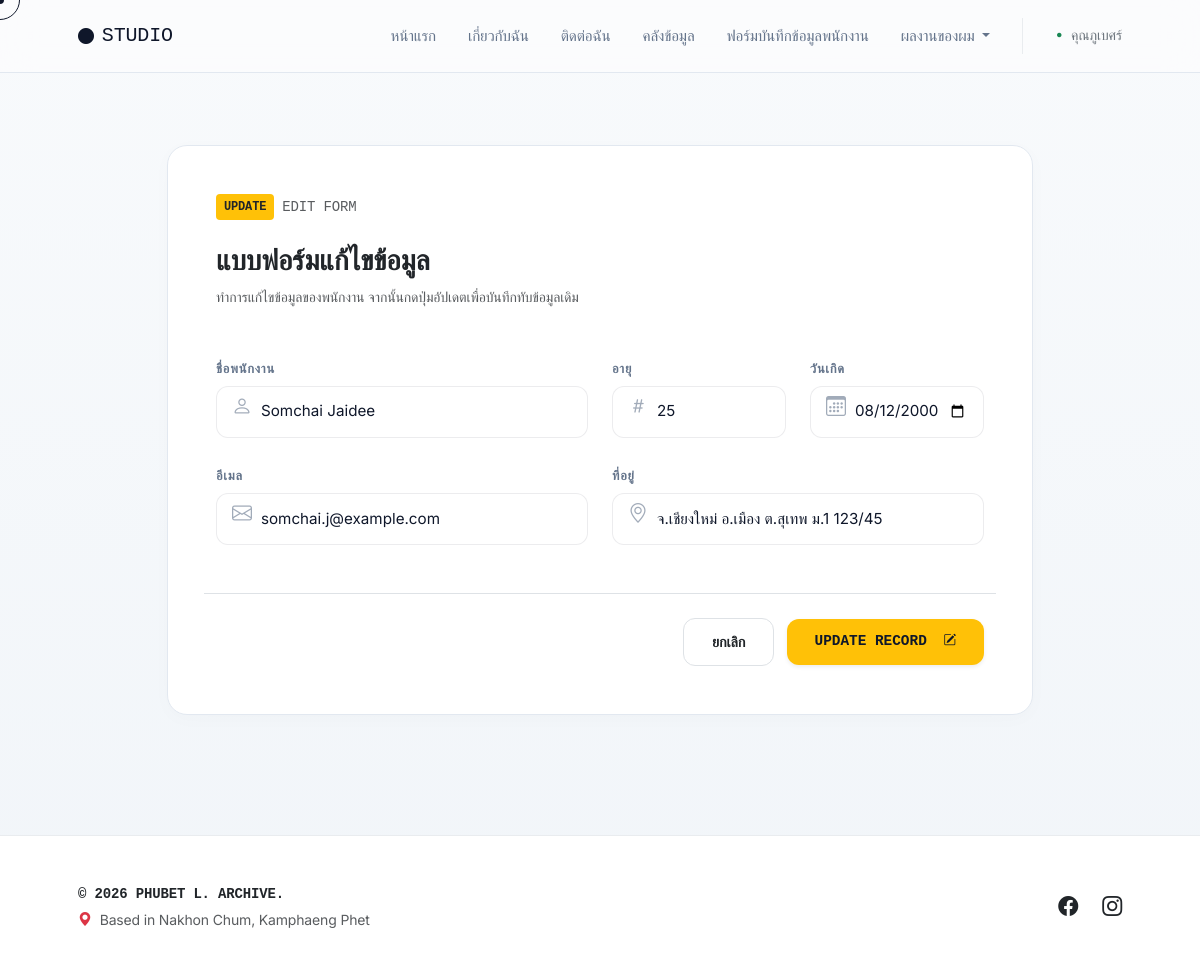
Page /edit/2/ on the committed database.
### myapp/models.py (models this page shows, shortened)
class Person(models.Model):
    name = models.CharField(max_length=100)
    age = models.IntegerField()
    date_of_birth = models.DateField()
    address = models.CharField(max_length=200)
    email = models.EmailField()

### myapp/views.py (the view, shortened to what this page needs)
# urls.py: path('edit/<int:person_id>/', views.edit, name='edit'),
def edit(request, person_id):
    person = Person.objects.get(id=person_id)
    return render(request, "edit.html", {"person": person})

### myapp/templates/edit.html (shortened to what this page needs)
{% extends 'basetemplate.html' %}
{% load static %}
{% block content %}
<div class="container px-4 px-lg-5 my-5 py-4">
    <div class="row g-4 justify-content-center">
        <div class="col-lg-10" data-aos="fade-up">
            <div class="card-minimal p-4 p-md-5">
                <div class="d-flex align-items-center gap-2 mb-4">
                    <span class="bg-warning text-dark fw-bold font-monospace px-2 py-1 rounded-1" style="font-size: 0.75rem;">UPDATE</span>
                    <span class="text-muted small font-monospace">EDIT FORM</span>
                </div>
                <h3 class="fw-bold tracking-tight text-dark mb-2">แบบฟอร์มแก้ไขข้อมูล</h3>
                <p class="text-muted small mb-5">ทำการแก้ไขข้อมูลของพนักงาน จากนั้นกดปุ่มอัปเดตเพื่อบันทึกทับข้อมูลเดิม</p>
                <form method="POST" class="form-minimal">
                    <div class="row g-4">
                        <div class="col-md-6">
                            <div class="form-group">
                                <label class="mb-2">ชื่อพนักงาน</label>
                                <input type="text" name="name" value="{{person.name}}" class="form-control cursor-hover" required>
                                <i class="bi bi-person input-icon fs-5"></i>
                            </div>
                        </div>
                        <div class="col-md-3">
                            <div class="form-group">
                                <label class="mb-2">อายุ</label>
                                <input type="number" name="age" value="{{person.age}}" class="form-control cursor-hover" required>
                                <i class="bi bi-hash input-icon fs-5"></i>
                            </div>
                        </div>
                        <div class="col-md-3">
                            <div class="form-group">
                                <label class="mb-2">วันเกิด</label>
                                <input type="date" name="date_of_birth" value="{{person.date_of_birth|date:'Y-m-d'}}" class="form-control cursor-hover" required>
                                <i class="bi bi-calendar3 input-icon fs-5"></i>
                            </div>
                        </div>
                        <div class="col-md-6">
                            <div class="form-group">
                                <label class="mb-2">อีเมล</label>
                                <input type="email" name="email" value="{{person.email}}" class="form-control cursor-hover" required>
                                <i class="bi bi-envelope input-icon fs-5"></i>
                            </div>
                        </div>
                        <div class="col-md-6">
                            <div class="form-group">
                                <label class="mb-2">ที่อยู่</label>
                                <input type="text" name="address" value="{{person.address}}" class="form-control cursor-hover" required>
                                <i class="bi bi-geo-alt input-icon fs-5"></i>
                            </div>
                        </div>
                        <div class="col-12 text-end mt-5 border-top pt-4">
                            <a href="/database/" class="btn bg-white border text-dark btn-custom me-2 cursor-hover">ยกเลิก</a>
                            <button type="submit" class="btn btn-warning-custom btn-custom font-monospace tracking-wide cursor-hover shadow-sm">
                                UPDATE RECORD <i class="bi bi-pencil-square ms-2 small"></i>
                            </button>
                        </div>
                    </div>
                </form>
            </div>
        </div>
    </div>
</div>
{% endblock %}

### myapp/templates/basetemplate.html (style rules this page uses)
:root { --bg-main: #f8fafc; --text-dark: #0f172a; --text-muted: #64748b; --border-color: #e2e8f0; --accent-color: #0f172a; }
body { background-color: var(--bg-main); color: var(--text-dark); font-family: 'Inter', 'Sarabun', sans-serif; letter-spacing: -0.01em; overflow-x: hidden; position: relative; cursor: none; }
.card-minimal { background: #ffffff !important; border: 1px solid var(--border-color) !important; border-radius: 20px !important; box-shadow: 0 4px 20px rgba(15, 23, 42, 0.02) !important; transition: border-color 0.4s ease; cursor: none; }
a, button, input, textarea { cursor: none !important; }

### myapp/templates/edit.html (style rules this page uses)
.form-minimal .form-group { position: relative; }
.form-minimal .form-control { border: 1px solid rgba(15, 23, 42, 0.08); border-radius: 12px; padding: 0.85rem 1rem 0.85rem 2.75rem; background: rgba(255, 255, 255, 0.6); color: var(--text-dark); font-size: 0.95rem; transition: all 0.3s cubic-bezier(0.4, 0, 0.2, 1); }
.form-minimal label { font-size: 0.8rem; font-weight: 700; color: var(--text-muted); letter-spacing: 0.06em; text-transform: uppercase; }
.input-icon { position: absolute; left: 1rem; top: 2.3rem; color: var(--text-muted); opacity: 0.6; transition: color 0.3s; }
.btn-custom { padding: 0.75rem 1.75rem; border-radius: 12px; font-size: 0.9rem; font-weight: 600; transition: all 0.2s ease; }
.btn-warning-custom { background-color: #ffc107; color: #0f172a; border: none; }

### rows in the picture
Person: name "Somchai Jaidee", age "25", date_of_birth "08/12/2000", email "somchai.j@example.com", address "จ.เชียงใหม่ อ.เมือง ต.สุเทพ ม.1 123/45"
